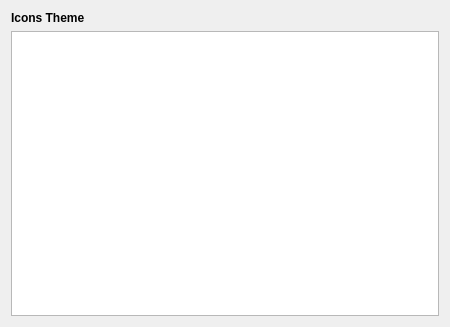
<?xml version="1.0" encoding="UTF-8"?>
<ui version="4.0">
 <class>IconThemeConfig</class>
 <widget class="QWidget" name="IconThemeConfig">
  <property name="geometry">
   <rect>
    <x>0</x>
    <y>0</y>
    <width>450</width>
    <height>327</height>
   </rect>
  </property>
  <property name="windowTitle">
   <string>LXQt Appearance Configuration</string>
  </property>
  <layout class="QVBoxLayout" name="verticalLayout">
   <item>
    <widget class="QLabel" name="label">
     <property name="font">
      <font>
       <weight>75</weight>
       <bold>true</bold>
      </font>
     </property>
     <property name="text">
      <string>Icons Theme</string>
     </property>
    </widget>
   </item>
   <item>
    <widget class="QTreeWidget" name="iconThemeList">
     <property name="sizePolicy">
      <sizepolicy hsizetype="Expanding" vsizetype="Expanding">
       <horstretch>0</horstretch>
       <verstretch>0</verstretch>
      </sizepolicy>
     </property>
     <property name="horizontalScrollBarPolicy">
      <enum>Qt::ScrollBarAlwaysOff</enum>
     </property>
     <property name="alternatingRowColors">
      <bool>true</bool>
     </property>
     <property name="iconSize">
      <size>
       <width>22</width>
       <height>22</height>
      </size>
     </property>
     <property name="rootIsDecorated">
      <bool>false</bool>
     </property>
     <property name="uniformRowHeights">
      <bool>true</bool>
     </property>
     <property name="columnCount">
      <number>4</number>
     </property>
     <attribute name="headerVisible">
      <bool>false</bool>
     </attribute>
     <column>
      <property name="text">
       <string notr="true">1</string>
      </property>
     </column>
     <column>
      <property name="text">
       <string notr="true">2</string>
      </property>
     </column>
     <column>
      <property name="text">
       <string notr="true">3</string>
      </property>
     </column>
     <column>
      <property name="text">
       <string notr="true">4</string>
      </property>
     </column>
    </widget>
   </item>
  </layout>
 </widget>
 <resources/>
 <connections/>
</ui>
